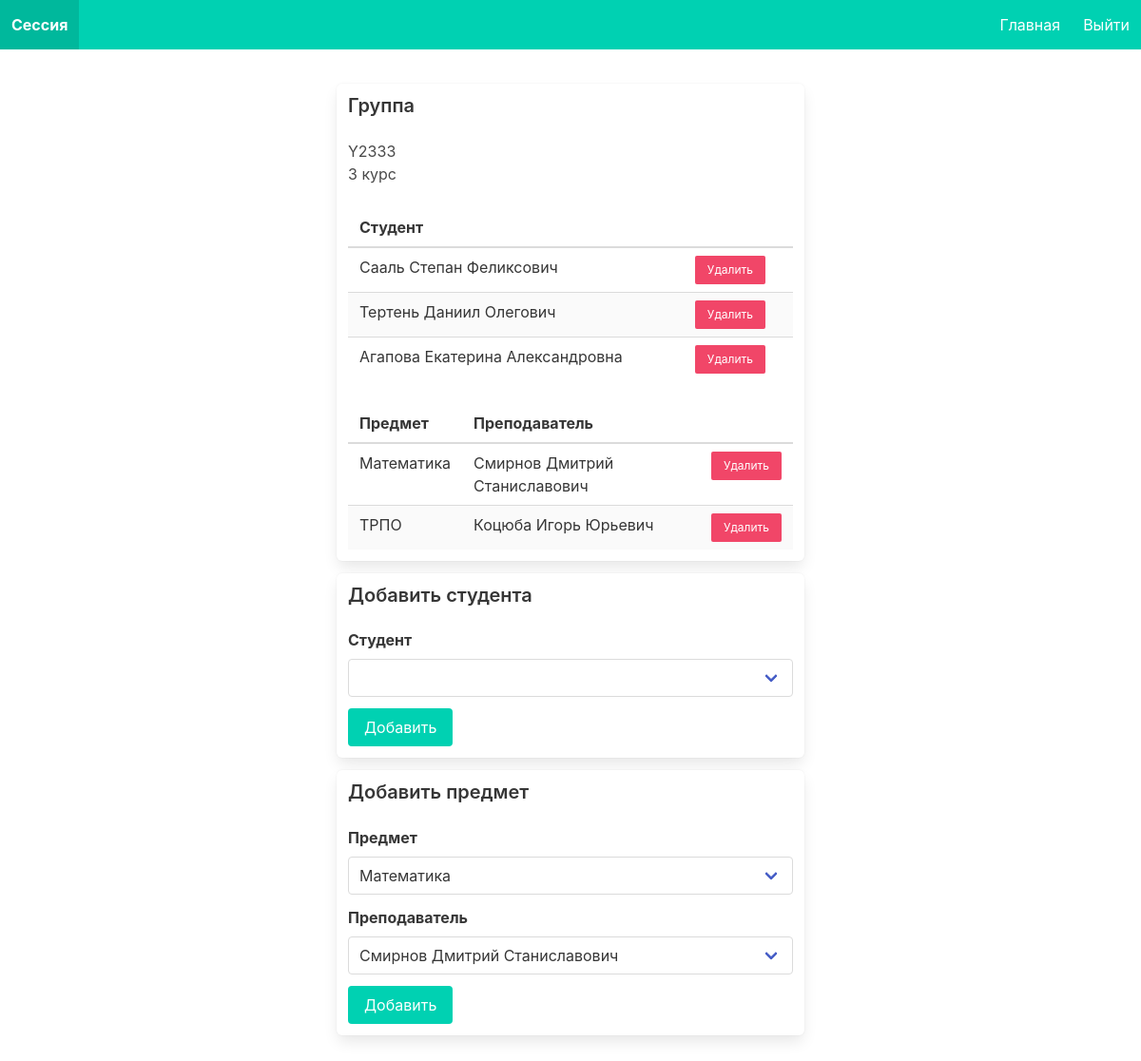
Page /groups/1/ (signed in) on the earlier database version.
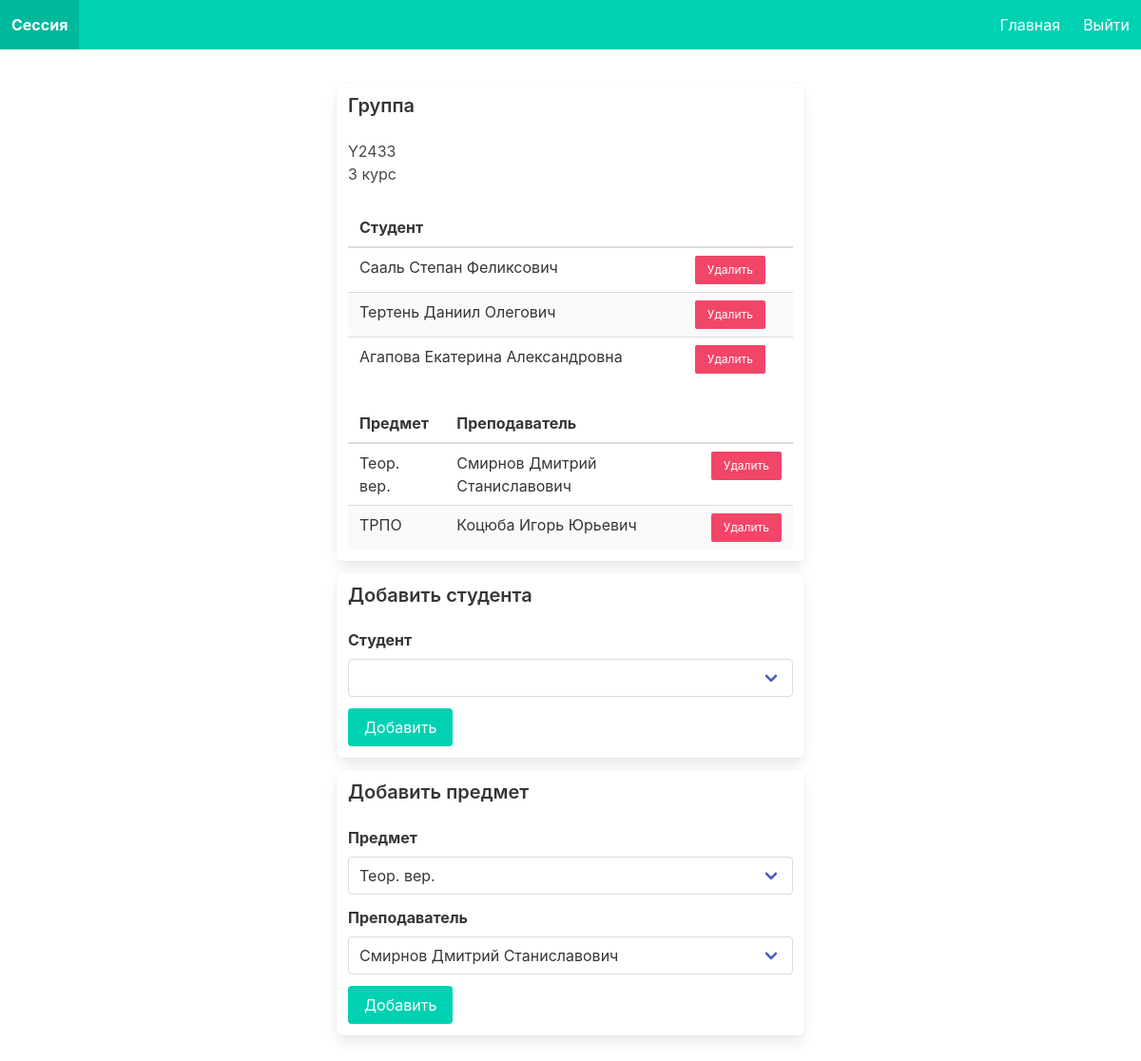
Same page on the later database version.
### final_project/models.py (models this page shows, shortened)
class Group(models.Model):
    name = models.CharField(max_length=10)
    course = models.IntegerField()

class GroupSubjectTeacher(models.Model):
    subject = models.ForeignKey(Subject, on_delete=models.CASCADE)
    teacher = models.ForeignKey(settings.AUTH_USER_MODEL, on_delete=models.CASCADE)
    group = models.ForeignKey(Group, on_delete=models.CASCADE)

class Subject(models.Model):
    name = models.CharField(max_length=45)
    code = models.CharField(max_length=10)

class User(AbstractUser):
    middle_name = models.CharField(max_length=150, blank=True)
    is_student = models.BooleanField(default=False)
    is_teacher = models.BooleanField(default=False)
    group = models.ForeignKey(Group, on_delete=models.CASCADE, default=None, blank=True, null=True)

### final_project/views.py (the view)
# urls.py: path('groups/<int:id>/', views.group),
@login_required
def group(request, id):
    group = Group.objects.get(pk=id)
    students = User.objects.filter(group=group)
    free_students = User.objects.filter(group=None, is_student=True)
    relations = GroupSubjectTeacher.objects.filter(group_id=id)
    subjects = Subject.objects.all()
    teachers = User.objects.filter(is_teacher=True)
    return render(request, 'group.html',
                  {'group': group, 'students': students, 'free_students': free_students, 'relations': relations,
                   'subjects': subjects, 'teachers': teachers})

### templates/group.html (shortened to what the changed rows need)
{% extends 'layout.html' %}
{% block body %}
    <div class="columns is-centered" style="margin-bottom: 25px;">
        <div class="column is-half box">
            <h2 class="title is-5">Группа</h2>
            <p>{{ group.name }}</p>
            <p>{{ group.course }} курс</p><br>
            <table class="table is-fullwidth is-striped">
                <thead>
                <th>Студент</th>
                <th></th>
                </thead>
                <tbody>
                </tbody>
            </table>
            <table class="table is-fullwidth is-striped">
                <thead>
                <th>Предмет</th>
                <th>Преподаватель</th>
                <th></th>
                </thead>
                <tbody>
                {% for relation in relations %}
                    <tr>
                        <td>{{ relation.subject.name }}</td>
                        <td>{{ relation.teacher.last_name }} {{ relation.teacher.first_name }} {{ relation.teacher.middle_name }}</td>
                        <td>
                            <form method="POST" action="/groups/{{ group.id }}/subject/delete/">
                                <div class="field">
                                    <div class="control">
                                        <input type="submit" value="Удалить" class="button is-small is-danger">
                                    </div>
                                </div>
                            </form>
                        </td>
                    </tr>
                {% endfor %}
                </tbody>
            </table>
        </div>
    </div>
    <div class="columns is-centered" style="margin-bottom: 25px;">
        <div class="column is-half box">
            <h2 class="title is-5">Добавить студента</h2>
        </div>
    </div>
    <div class="columns is-centered" style="margin-bottom: 25px;">
        <div class="column is-half box">
            <h2 class="title is-5">Добавить предмет</h2>
            <form action="/groups/{{ group.id }}/subject/" method="POST">
                <div class="field">
                    <div class="control">
                        <div class="select is-fullwidth">
                            <select name="subject">
                                {% for subject in subjects %}
                                    <option value="{{ subject.id }}">
                                        {{ subject.name }}
                                    </option>
                                {% endfor %}
                            </select>
                        </div>
                    </div>
                </div>
            </form>
        </div>
    </div>
{% endblock %}

Differences in the rows shown:
changed Group: name "Y2333" → "Y2433"
changed through a linked row, GroupSubjectTeacher "Смирнов": subject.name "Математика" → "Теор. вер."
Other differences:
form field subject: "Математика" → "Теор. вер."
